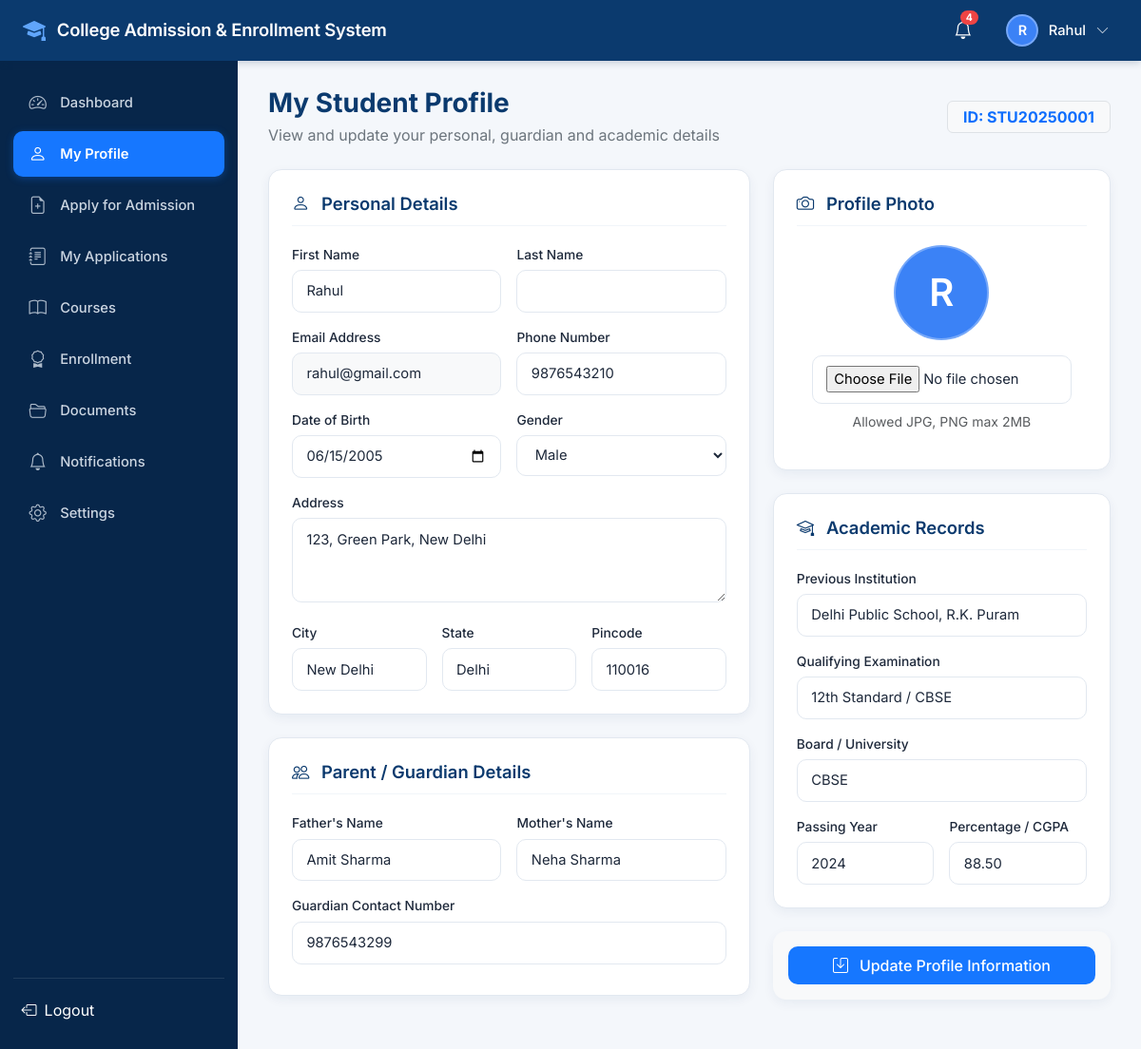
Screenshot of /students/profile/ (signed in) with the database file from the repository.
### accounts/models.py (models this page shows, shortened)
class User(AbstractUser):
    ROLE_CHOICES = (
        ('ADMIN', 'Admin'),
        ('STUDENT', 'Student'),
    )
    role = models.CharField(max_length=20, choices=ROLE_CHOICES, default='STUDENT')
    email = models.EmailField(unique=True)
    phone_number = models.CharField(max_length=20, blank=True, null=True)
    profile_picture = models.ImageField(upload_to='profiles/', blank=True, null=True)
    created_at = models.DateTimeField(auto_now_add=True)
    updated_at = models.DateTimeField(auto_now=True)
    USERNAME_FIELD = 'email'
    REQUIRED_FIELDS = ['username', 'first_name', 'last_name']
    @property
    def is_student(self):
        return self.role == 'STUDENT'
    @property
    def is_admin_user(self):
        return self.role == 'ADMIN' or self.is_staff or self.is_superuser
    @property
    def full_name(self):
        name = f"{self.first_name} {self.last_name}".strip()
        return name if name else self.username

### students/models.py (models this page shows, shortened)
class StudentProfile(models.Model):
    GENDER_CHOICES = (
        ('Male', 'Male'),
        ('Female', 'Female'),
        ('Other', 'Other'),
    )
    user = models.OneToOneField(
        settings.AUTH_USER_MODEL,
        on_delete=models.CASCADE,
        related_name='student_profile'
    )
    student_id = models.CharField(max_length=30, unique=True, blank=True)
    date_of_birth = models.DateField(null=True, blank=True)
    gender = models.CharField(max_length=20, choices=GENDER_CHOICES, blank=True)
    address = models.TextField(blank=True)
    city = models.CharField(max_length=100, blank=True)
    state = models.CharField(max_length=100, blank=True)
    pincode = models.CharField(max_length=20, blank=True)
    father_name = models.CharField(max_length=150, blank=True)
    mother_name = models.CharField(max_length=150, blank=True)
    guardian_contact = models.CharField(max_length=20, blank=True)
    previous_institution = models.CharField(max_length=255, blank=True)
    qualification = models.CharField(max_length=150, blank=True)
    board_university = models.CharField(max_length=150, blank=True)
    passing_year = models.PositiveIntegerField(null=True, blank=True)
    percentage_cgpa = models.DecimalField(max_digits=5, decimal_places=2, null=True, blank=True)
    created_at = models.DateTimeField(auto_now_add=True)
    updated_at = models.DateTimeField(auto_now=True)

### students/views.py (the view)
# urls.py: path('profile/', views.student_profile, name='profile'),
@student_required
def student_profile(request):
    student = request.user
    profile, _ = StudentProfile.objects.get_or_create(user=student)
    if request.method == 'POST':
        user_form = ProfileUpdateForm(request.POST, request.FILES, instance=student)
        profile_form = StudentProfileForm(request.POST, instance=profile)
        if user_form.is_valid() and profile_form.is_valid():
            user_form.save()
            profile_form.save()
            messages.success(request, "Your profile has been updated successfully!")
            return redirect('students:profile')
        else:
            messages.error(request, "Please correct the errors in the profile form.")
    else:
        user_form = ProfileUpdateForm(instance=student)
        profile_form = StudentProfileForm(instance=profile)
    return render(request, 'students/profile.html', {
        'profile': profile,
        'user_form': user_form,
        'profile_form': profile_form,
    })

### accounts/forms.py
class ProfileUpdateForm(forms.ModelForm):
    first_name = forms.CharField(
        required=True,
        widget=forms.TextInput(attrs={'class': 'form-control-custom'})
    )
    last_name = forms.CharField(
        required=False,
        widget=forms.TextInput(attrs={'class': 'form-control-custom'})
    )
    phone_number = forms.CharField(
        required=False,
        widget=forms.TextInput(attrs={'class': 'form-control-custom'})
    )
    profile_picture = forms.ImageField(
        required=False,
        widget=forms.FileInput(attrs={'class': 'form-control-custom'})
    )
    class Meta:
        model = User
        fields = ['first_name', 'last_name', 'phone_number', 'profile_picture']

### notifications/context_processors.py (called while the page is built)
def notification_context(request):
    if request.user.is_authenticated:
        unread_count = Notification.objects.filter(recipient=request.user, is_read=False).count()
        recent_notifications = Notification.objects.filter(recipient=request.user)[:5]
        return {
            'unread_notifications_count': unread_count,
            'recent_notifications': recent_notifications,
        }
    return {
        'unread_notifications_count': 0,
        'recent_notifications': [],
    }

### templates/students/profile.html (shortened to what this page needs)
{% extends 'base.html' %}
{% load static %}
{% block content %}
<div class="mb-4">
  <div class="d-flex justify-content-between align-items-center">
    <div>
      <h3 class="fw-bold mb-1" style="color: #0B3A6E;">My Student Profile</h3>
      <p class="text-secondary mb-0">View and update your personal, guardian and academic details</p>
    </div>
    <span class="badge bg-light text-primary border px-3 py-2 fs-6">ID: {{ profile.student_id }}</span>
  </div>
</div>
<form method="post" enctype="multipart/form-data">
  <div class="row g-4">
    <div class="col-lg-7">
      <div class="card-custom mb-4">
        <div class="card-custom-header">
          <h5 class="card-title-custom"><i class="bi bi-person me-2"></i> Personal Details</h5>
        </div>
        <div class="row g-3 mb-3">
          <div class="col-md-6">
            <label class="form-label-custom">First Name</label>
            {{ user_form.first_name }}
          </div>
          <div class="col-md-6">
            <label class="form-label-custom">Last Name</label>
            {{ user_form.last_name }}
          </div>
        </div>
        <div class="row g-3 mb-3">
          <div class="col-md-6">
            <label class="form-label-custom">Email Address</label>
            <input type="text" class="form-control-custom bg-light" value="{{ user.email }}" disabled>
          </div>
          <div class="col-md-6">
            <label class="form-label-custom">Phone Number</label>
            {{ user_form.phone_number }}
          </div>
        </div>
        <div class="row g-3 mb-3">
          <div class="col-md-6">
            <label class="form-label-custom">Date of Birth</label>
            {{ profile_form.date_of_birth }}
          </div>
          <div class="col-md-6">
            <label class="form-label-custom">Gender</label>
            {{ profile_form.gender }}
          </div>
        </div>
        <div class="mb-3">
          <label class="form-label-custom">Address</label>
          {{ profile_form.address }}
        </div>
        <div class="row g-3">
          <div class="col-md-4">
            <label class="form-label-custom">City</label>
            {{ profile_form.city }}
          </div>
          <div class="col-md-4">
            <label class="form-label-custom">State</label>
            {{ profile_form.state }}
          </div>
          <div class="col-md-4">
            <label class="form-label-custom">Pincode</label>
            {{ profile_form.pincode }}
          </div>
        </div>
      </div>
      <div class="card-custom">
        <div class="card-custom-header">
          <h5 class="card-title-custom"><i class="bi bi-people me-2"></i> Parent / Guardian Details</h5>
        </div>
        <div class="row g-3 mb-3">
          <div class="col-md-6">
            <label class="form-label-custom">Father's Name</label>
            {{ profile_form.father_name }}
          </div>
          <div class="col-md-6">
            <label class="form-label-custom">Mother's Name</label>
            {{ profile_form.mother_name }}
          </div>
        </div>
        <div class="mb-2">
          <label class="form-label-custom">Guardian Contact Number</label>
          {{ profile_form.guardian_contact }}
        </div>
      </div>
    </div>
    <div class="col-lg-5">
      <div class="card-custom mb-4 text-center">
        <div class="card-custom-header text-start">
          <h5 class="card-title-custom"><i class="bi bi-camera me-2"></i> Profile Photo</h5>
        </div>
        <div class="my-3">
          <div class="header-avatar mx-auto mb-3" style="width: 100px; height: 100px; font-size: 2.5rem;">
            {% if user.profile_picture %}
              <img src="{{ user.profile_picture.url }}" alt="{{ user.full_name }}" class="w-100 h-100 rounded-circle">
            {% else %}
              {{ user.first_name|first|default:user.username|first|upper }}
            {% endif %}
          </div>
          <div class="px-3">
            {{ user_form.profile_picture }}
            <small class="text-muted d-block mt-2">Allowed JPG, PNG max 2MB</small>
          </div>
        </div>
      </div>
      <div class="card-custom mb-4">
        <div class="card-custom-header">
          <h5 class="card-title-custom"><i class="bi bi-mortarboard me-2"></i> Academic Records</h5>
        </div>
        <div class="mb-3">
          <label class="form-label-custom">Previous Institution</label>
          {{ profile_form.previous_institution }}
        </div>
        <div class="mb-3">
          <label class="form-label-custom">Qualifying Examination</label>
          {{ profile_form.qualification }}
        </div>
        <div class="mb-3">
          <label class="form-label-custom">Board / University</label>
          {{ profile_form.board_university }}
        </div>
        <div class="row g-3">
          <div class="col-md-6">
            <label class="form-label-custom">Passing Year</label>
            {{ profile_form.passing_year }}
          </div>
          <div class="col-md-6">
            <label class="form-label-custom">Percentage / CGPA</label>
            {{ profile_form.percentage_cgpa }}
          </div>
        </div>
      </div>
      <div class="card-custom p-3 bg-light border-0">
        <button type="submit" class="btn btn-primary-custom w-100 py-2 fs-6">
          <i class="bi bi-save me-1"></i> Update Profile Information
        </button>
      </div>
    </div>
  </div>
</form>
{% endblock %}

### templates/base.html (shortened to what this page needs)
{% load static %}
<!DOCTYPE html>
<html lang="en">
<head>
  <link href="https://cdn.jsdelivr.net/npm/bootstrap@5.3.3/dist/css/bootstrap.min.css" rel="stylesheet">
  <link rel="stylesheet" href="https://cdn.jsdelivr.net/npm/bootstrap-icons@1.11.3/font/bootstrap-icons.min.css">
  <link rel="stylesheet" href="{% static 'css/style.css' %}">
</head>
<body>
  <header class="portal-header">
    <div class="d-flex align-items-center gap-3">
      <a href="{% if user.is_authenticated %}{% if user.is_admin_user %}{% url 'accounts:admin_dashboard' %}{% else %}{% url 'students:dashboard' %}{% endif %}{% else %}{% url 'accounts:home' %}{% endif %}" class="portal-brand text-decoration-none">
        <i class="bi bi-mortarboard-fill"></i>
        <span>College Admission & Enrollment System</span>
      </a>
    </div>
    <div class="portal-header-right">
      {% if user.is_authenticated %}
        <div class="dropdown">
          <button class="notification-bell-btn" id="notifDropdown" data-bs-toggle="dropdown" aria-expanded="false" title="Notifications">
            <i class="bi bi-bell"></i>
            {% if unread_notifications_count > 0 %}
              <span class="notification-badge">{{ unread_notifications_count }}</span>
            {% endif %}
          </button>
        </div>
        <div class="dropdown">
          <button class="header-user-btn" id="userMenuDropdown" data-bs-toggle="dropdown" aria-expanded="false">
            <div class="header-avatar">
              {% if user.profile_picture %}
                <img src="{{ user.profile_picture.url }}" alt="{{ user.full_name }}" class="w-100 h-100 rounded-circle">
              {% else %}
                {{ user.first_name|first|default:user.username|first|upper }}
              {% endif %}
            </div>
            <span class="header-user-name d-none d-sm-inline">{{ user.full_name|default:user.username }}</span>
            <i class="bi bi-chevron-down small opacity-75"></i>
          </button>
        </div>
      {% endif %}
    </div>
  </header>
  {% if user.is_authenticated %}
    <div class="portal-layout">
      <aside class="portal-sidebar">
        <ul class="sidebar-menu">
          {% if user.is_student %}
            <li class="sidebar-item {% if request.resolver_match.view_name == 'students:dashboard' %}active{% endif %}">
              <a href="{% url 'students:dashboard' %}"><i class="bi bi-speedometer2"></i> Dashboard</a>
            </li>
            <li class="sidebar-item {% if request.resolver_match.view_name == 'students:profile' %}active{% endif %}">
              <a href="{% url 'students:profile' %}"><i class="bi bi-person"></i> My Profile</a>
            </li>
            <li class="sidebar-item {% if request.resolver_match.view_name == 'admissions:apply' %}active{% endif %}">
              <a href="{% url 'admissions:apply' %}"><i class="bi bi-file-earmark-plus"></i> Apply for Admission</a>
            </li>
            <li class="sidebar-item {% if 'my_applications' in request.resolver_match.view_name or 'application_detail' in request.resolver_match.view_name %}active{% endif %}">
              <a href="{% url 'admissions:my_applications' %}"><i class="bi bi-journal-text"></i> My Applications</a>
            </li>
            <li class="sidebar-item {% if 'courses' in request.resolver_match.app_name and not user.is_admin_user %}active{% endif %}">
              <a href="{% url 'courses:list' %}"><i class="bi bi-book"></i> Courses</a>
            </li>
            <li class="sidebar-item {% if 'enrollments' in request.resolver_match.app_name %}active{% endif %}">
              <a href="{% url 'enrollments:my_enrollments' %}"><i class="bi bi-award"></i> Enrollment</a>
            </li>
            <li class="sidebar-item {% if 'documents' in request.resolver_match.app_name %}active{% endif %}">
              <a href="{% url 'documents:list' %}"><i class="bi bi-folder2-open"></i> Documents</a>
            </li>
            <li class="sidebar-item {% if 'notifications' in request.resolver_match.app_name %}active{% endif %}">
              <a href="{% url 'notifications:list' %}"><i class="bi bi-bell"></i> Notifications</a>
            </li>
            <li class="sidebar-item {% if request.resolver_match.view_name == 'accounts:settings' %}active{% endif %}">
              <a href="{% url 'accounts:settings' %}"><i class="bi bi-gear"></i> Settings</a>
            </li>
          {% endif %}
        </ul>
        <div class="sidebar-footer">
          <form action="{% url 'accounts:logout' %}" method="post">
            <button type="submit" class="btn btn-link text-white text-decoration-none w-100 text-start p-2 d-flex align-items-center gap-2 rounded hover-bg">
              <i class="bi bi-box-arrow-left"></i> Logout
            </button>
          </form>
        </div>
      </aside>
      <main class="portal-content">
        {% block content %}{% endblock %}
      </main>
    </div>
  {% else %}
    <main class="flex-grow-1">
      {% block public_content %}{% endblock %}
    </main>
  {% endif %}
</body>
</html>

### rows the page displays
User: first_name|first "R", full_name "Rahul", first_name "Rahul", email "rahul@gmail.com", phone_number "9876543210"
StudentProfile: student_id "STU20250001", date_of_birth "06/15/2005", gender "Male", address "123, Green Park, New Delhi", city "New Delhi", state "Delhi", pincode "110016", father_name "Amit Sharma", mother_name "Neha Sharma", guardian_contact "9876543299", previous_institution "Delhi Public School, R.K. Puram", qualification "12th Standard / CBSE", board_university "CBSE", passing_year "2024", percentage_cgpa "88.50"

### other values shown
{{ unread_notifications_count }} "4"
